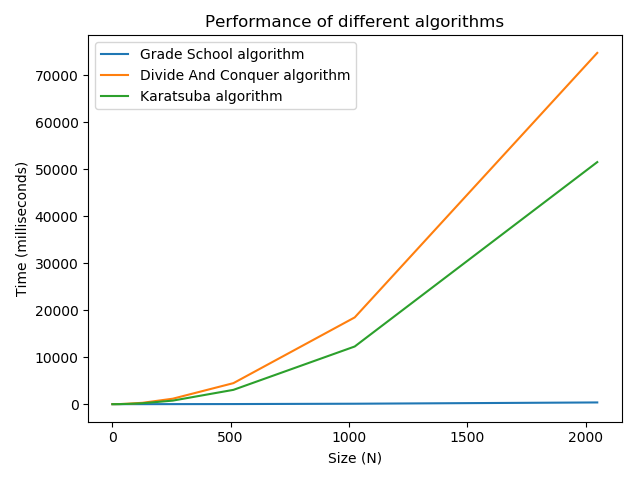

Here is the Python script that generated this plot:
import matplotlib.pyplot as plt
import csv

x  = []
y1 = []
y2 = []
y3 = []

with open('number_mult.csv', 'r') as csvfile:
    plots = csv.reader(csvfile, delimiter=';')
    for row in plots:
        x.append(int(row[0]))
        y1.append(int(row[1]))
        y2.append(int(row[2]))
        y3.append(int(row[3]))

plt.plot(x, y1, label='Grade School algorithm')
plt.plot(x, y2, label='Divide And Conquer algorithm')
plt.plot(x, y3, label='Karatsuba algorithm')

plt.xlabel('Size (N)')
plt.ylabel('Time (milliseconds)')
plt.title('Performance of different algorithms')
plt.legend()
plt.show()
